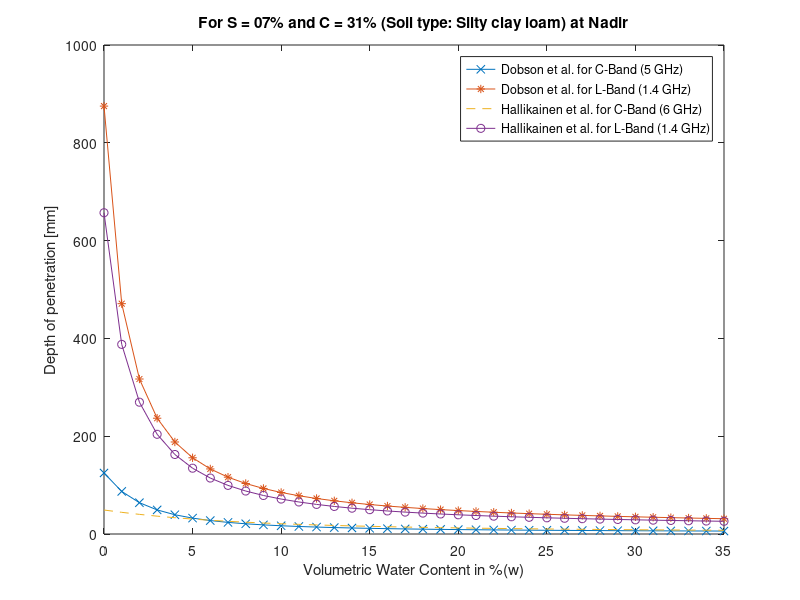

Write MATLAB code to recreate this figure.
%% L-C band dobson et. al. & hallikainen et. al
%figure 5
%%
clc
clear all
close all
%% Dobson et. al.
c=3*10^8;
lambda=((3*10^8)/(5*10^9))*1000;   % 5 GHz lambda in mm
w=0:0.01:.35;
S=7%82;
C=31%01;
theta=0;
e_real= 2.46+(13.07+0.14*S-0.44*C)*w+(132.11+0.38*S+C)*w.^2+(-103.86-1.16*S-0.49*C)*w.^3;
e_img= 0.12+(4.7+0.00646*S-0.002356*C)*w+(30.65-0.61*S+1.12*C)*w.^2+(-34.29+1.36*S-1.16*C)*w.^3;
 % depth=lambda./(pi*e*tand(theta));
for i=1:36
delta_p(i)=(lambda*sqrt(e_real(i)))/(2*pi*e_img(i));
end
delta_p=abs(delta_p);
depth=delta_p*cosd(theta);
figure
plot(w*100,depth,'-x')
hold on
e_real= 2.37+(-5.24+0.55*S+0.15*C).*w+(146.04-0.74*S-0.85*C)*w.^2;
e_img= 0.06+(6.69+0.0367*S-0.0620*C).*w+(16.17-0.30*S+0.27*C)*w.^2;
lambda=((3*10^8)/(1.4*10^9))*1000;   % 1.4 GHz lambda in mm
for i=1:36
delta_p(i)=(lambda*sqrt(e_real(i)))/(2*pi*e_img(i));
end
delta_p=abs(delta_p);
depth=delta_p*cosd(theta);
plot(w*100,depth,'-*')
xlabel('Volumetric Water Content (%)')
ylabel('Depth of penetration [mm]')
%text(15,500,'Dobson et. al. used \epsilon=a_0+(a_1+b_1S+c_1C)*w+(a_2+b_2S+c_2C)*w^2+(a_3+b_3S+c_3C)*w^3')
%text(15,400,'Hallikainen et. al. used \epsilon=(a_0+a_1S+a_2C)+(b_0+b_1S+b_2C)*w+(c_1+c_2S+c_3C)*w^2')
%% hallikainen et. al 
hold on 
lambda=((3*10^8)/(6*10^9))*1000;   % approx. 5 GHz (lambda in m)
w=(0:0.01:.35);
e_real= (1.993+0.002*S+0.015*C)+(38.086-0.176*S-0.633*C).*w+(10.720+1.256*S+1.522*C)*w.^2;
e_img= (-0.123+0.002*S+0.003*C)+(7.502-0.058*S-0.116*C).*w+(2.942+0.452*S+0.543*C)*w.^2;
e_img=e_img+.271;
for i=1:36
delta_p(i)=(lambda*sqrt(e_real(i)))/(2*pi*e_img(i));
end
delta_p=abs(delta_p);
j=sqrt(-1);
e=abs(e_real+j*e_img);
depth=delta_p*cosd(theta);
plot(w*100,depth,'--')


lambda=((3*10^8)/(1.4*10^9))*1000;   % approx. 1.4 GHz (lambda in m)
e_real= (2.862-0.012*S+0.001*C)+(3.803+0.462*S-0.341*C).*w+(119.006-0.50*S-0.633*C)*w.^2;
e_img= (0.356-0.003*S-0.008*C)+(5.507+0.044*S-0.002*C).*w+(17.753-0.313*S+0.206*C)*w.^2;
%e_img=e_img+.079;
for i=1:36
delta_p(i)=(lambda*sqrt(e_real(i)))/(2*pi*e_img(i));
end
delta_p=abs(delta_p); 

j=sqrt(-1);
e=abs(e_real+j*e_img);
depth=delta_p*cosd(theta);
plot(w*100,(depth),'-o')
xlabel('Volumetric Water Content in %(w)')
ylabel('Depth of penetration [mm]')
title('For S = 07% and C = 31% (Soil type: Silty clay loam) at Nadir')
legend('Dobson et al. for C-Band (5 GHz)','Dobson et al. for L-Band (1.4 GHz)','Hallikainen et al. for C-Band (6 GHz)','Hallikainen et al. for L-Band (1.4 GHz)' )